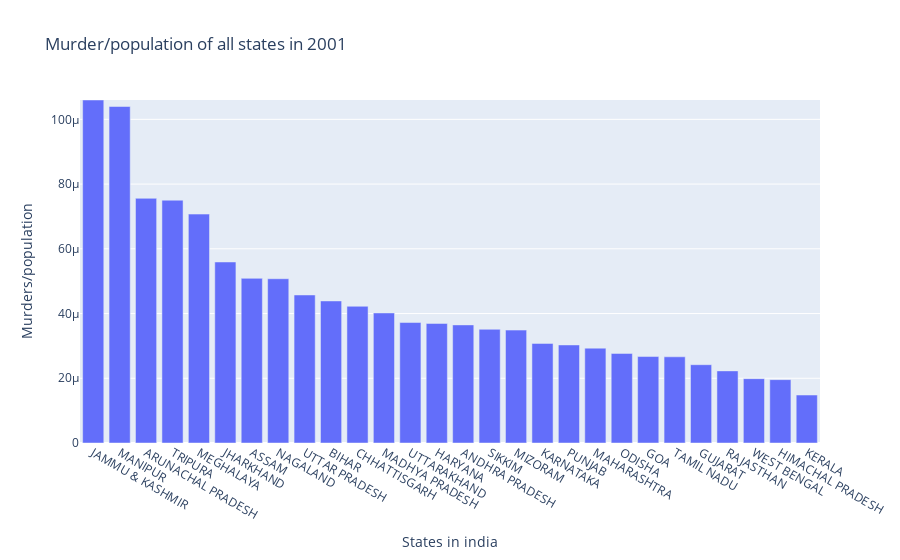

This figure's notebook cell:
### Code cell
murder_2001 = murder_2001.sort_values(by='murder/population', ascending=False)

# Calculate murder rates per capita
murder_per_capita = murder_2001['murder/population']

# Create bar chart
fig = go.Figure([go.Bar(x=murder_2001['STATE'], y=murder_per_capita)])

# Set labels and title
fig.update_layout(title='Murder/population of all states in 2001',
                  xaxis_title='States in india',
                  yaxis_title='Murders/population')

# Set y-axis limits to 0 and the maximum value in the data
fig.update_yaxes(range=[0, max(murder_per_capita)])

# Show the plot
fig.show()

### Figure 1 — Plotly figure (JSON) as saved in the notebook; plotly's stock layout.template omitted (floating-point values rounded to 4 significant figures)
{"data": [{"type": "bar", "x": ["JAMMU & KASHMIR", "MANIPUR", "ARUNACHAL PRADESH", "TRIPURA", "MEGHALAYA", "JHARKHAND", "ASSAM", "NAGALAND", "UTTAR PRADESH", "BIHAR", "CHHATTISGARH", "MADHYA PRADESH", "UTTARAKHAND", "HARYANA", "ANDHRA PRADESH", "SIKKIM", "MIZORAM", "KARNATAKA", "PUNJAB", "MAHARASHTRA", "ODISHA", "GOA", "TAMIL NADU", "GUJARAT", "RAJASTHAN", "WEST BENGAL", "HIMACHAL PRADESH", "KERALA"], "y": [0.000106, 0.000104, 7.559e-05, 7.502e-05, 7.073e-05, 5.593e-05, 5.087e-05, 5.075e-05, 4.573e-05, 4.389e-05, 4.224e-05, 4.018e-05, 3.722e-05, 3.694e-05, 3.649e-05, 3.513e-05, 3.489e-05, 3.077e-05, 3.03e-05, 2.93e-05, 2.767e-05, 2.671e-05, 2.663e-05, 2.42e-05, 2.228e-05, 1.988e-05, 1.958e-05, 1.482e-05]}], "layout": {"title": {"text": "Murder/population of all states in 2001"}, "xaxis": {"title": {"text": "States in india"}}, "yaxis": {"range": [0, 0.000106], "title": {"text": "Murders/population"}}}}
